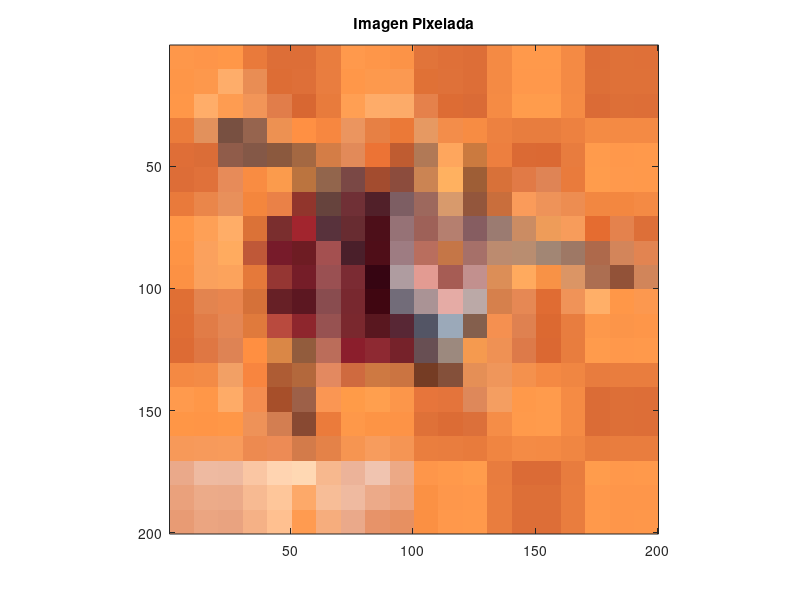

Write MATLAB code to recreate this figure.
clc; clear all; close all; pkg load image;

# Imagen compacta: 20x20
IM_R = [
  254 254 255 233 221 221 233 255 254 252 225 223 221 244 255 255 244 221 223 223;
  254 253 254 233 221 222 233 255 253 251 224 223 221 244 255 255 244 221 223 223;
  255 255 254 242 225 216 232 255 254 252 229 221 218 245 255 255 245 219 221 221;
  235 226 120 150 237 255 247 235 231 235 230 243 247 237 232 232 237 244 244 244;
  223 219 144 132 139 164 212 226 236 191 177 254 203 237 219 219 232 255 255 255;
  221 224 231 249 251 187 146 122 163 140 203 255 158 216 225 223 233 255 255 255;
  233 234 232 244 234 145 102 112  81 125 157 216 147 201 250 238 237 242 243 244;
  255 254 255 219 122 162  88 104  77 150 158 181 134 155 203 238 247 229 228 221;
  254 251 255 191 119 110 164  74  79 158 185 197 166 188 185 162 158 174 211 226;
  252 250 252 229 149 117 154 123  54 175 227 166 194 220 255 248 219 172 146 209;
  224 227 232 213 103  92 137 120  64 114 170 229 187 214 230 224 240 255 255 252;
  223 225 228 224 185 142 151 122  89  88  83 155 132 245 223 220 232 253 252 254;
  221 223 222 255 218 146 187 139 142 118 104 156 245 239 221 219 232 255 255 255;
  244 243 242 248 174 179 227 207 206 203 117 132 229 239 244 244 240 232 233 233;
  255 255 254 244 167 157 250 255 255 252 231 228 222 244 255 255 245 219 221 221;
  255 255 255 238 211 136 235 254 253 253 223 220 220 245 255 255 245 219 221 221;
  247 247 248 237 237 211 228 246 247 245 234 233 232 240 244 244 240 232 233 233;
  234 238 237 250 255 255 247 236 240 236 254 255 255 232 219 219 232 255 255 255;
  234 236 235 247 254 253 247 239 236 236 251 254 255 233 221 221 233 255 254 254;
  232 235 233 245 255 255 246 234 231 231 251 255 255 233 221 221 233 255 254 254];
IM_G = [
  151 149 151 122 110 110 125 153 150 147 116 112 110 138 153 153 138 110 113 112;
  150 152 173 141 109 111 125 151 153 153 113 113 110 138 152 152 138 111 113 113;
  151 173 156 149 125 103 123 159 172 171 129 108 107 139 156 156 139 107 111 110;
  124 145  80 100 145 144 135 149 128 121 153 141 140 129 125 125 129 139 138 138;
  110 109  92  88  89 104 125 138 115  92 121 166 122 127 106 105 124 155 152 153;
  109 113 139 140 155 116 101  72  76  76 132 177  94 113 122 132 123 156 153 153;
  122 134 144 134 129  53  67  48  32  94 104 154  86 110 155 147 141 135 135 138;
  151 160 173 114  46  37  50  44  15 114  97 127  93 123 140 156 156 108 130 111;
  148 161 171  88  27  28  80  31  14 124 110 118 112 139 141 134 120 105 133 132;
  145 161 163 121  54  29  80  43   5 156 155  92 144 142 170 146 149 110  82 133;
  111 132 133 113  32  23  76  40   6 108 147 171 169 128 136 108 147 175 151 152;
  109 124 134 122  74  38  82  40  23  39  85 169  95 144 129 105 125 152 149 150;
  107 119 131 143 135  92 109  30  41  34  79 137 154 145 122 104 125 155 152 153;
  137 139 160 133  92 104 137 106 121 116  60  80 143 150 145 137 134 124 125 125;
  154 151 171 141  79  96 150 155 159 150 117 116 136 158 153 155 139 108 111 110;
  150 149 151 146 126  73 123 152 148 147 113 108 112 141 154 155 139 108 111 110;
  153 154 155 138 139 123 130 149 156 149 126 125 123 133 139 138 134 124 125 125;
  169 186 185 198 212 216 184 179 196 169 150 153 156 124 107 107 124 156 152 153;
  161 171 170 186 198 169 189 186 170 163 145 151 152 125 111 111 125 152 150 150;
  155 165 163 177 192 155 173 169 147 144 144 152 153 125 110 110 125 153 150 151];
IM_B = [
   74  73  72  59  55  55  62  76  73  71  58  56  55  68  75  75  68  55  56  56;
   72  76 106  84  53  56  63  73  77  81  54  57  55  68  75  75  68  55  56  56;
   72 105  81  88  74  50  60  83 105 105  75  52  54  68  76  76  68  54  55  55;
   59  92  65  78  82  67  64  95  68  55  98  74  67  64  62  62  64  68  68  68;
   55  55  74  71  62  66  70  89  53  49  86  93  63  63  52  51  62  76  75  75;
   55  58  89  66  76  63  76  69  47  61  83  96  54  57  70  85  60  76  76  75;
   59  74  91  61  71  44  61  54  41  99  93 108  60  60  90  89  81  65  64  68;
   72  86 103  55  46  46  60  49  25 118  88 111  97 113  99  89  91  48  77  56;
   69  93  95  56  42  35  80  42  24 130  94  71 105 111 112 116 101  75  90  81;
   68  93  92  58  51  40  82  51  18 160 146  84 142  87  94  70 101  81  56  90;
   52  79  78  57  38  33  79  47  17 121 149 165 167  76  84  51  88 104  72  79;
   52  71  83  60  62  45  81  46  31  53 101 185  77  80  80  49  63  75  73  73;
   52  67  84  65  70  61  90  44  50  42  83 126  79  84  73  50  62  76  75  75;
   67  70 101  63  52  60  96  63  66  65  36  58  86  91  77  67  66  62  62  62;
   77  72 103  79  42  72  83  72  78  74  59  59  90  97  74  76  68  54  55  55;
   70  70  71  88  81  50  59  73  69  70  56  53  58  71  75  76  68  54  55  55;
   89  91  91  80  85  74  72  81  93  84  62  62  60  65  69  68  66  61  62  62;
  138 161 160 163 177 179 142 153 176 134  74  75  76  62  54  54  62  76  75  75;
  124 137 137 146 154 105 151 160 137 125  68  75  75  62  55  55  62  75  74  74;
  116 129 128 134 144  80 125 138 105  97  67  75  75  62  55  55  62  75  74  74];

I_RGB(:,:,1)=IM_R; I_RGB(:,:,2)=IM_G; I_RGB(:,:,3)=IM_B;
I_RGB=uint8(I_RGB);
figure; imshow(imresize(I_RGB,10,'nearest'));
title('Imagen Pixelada'); axis('on');